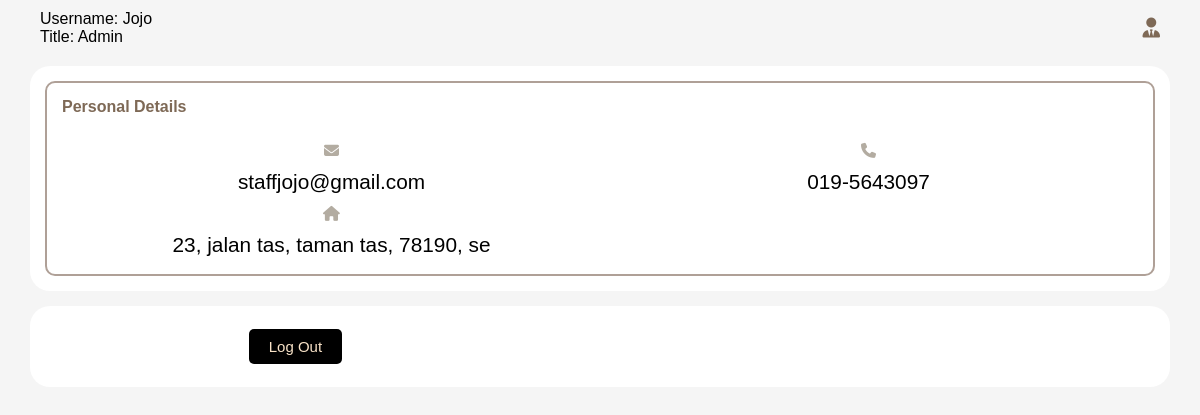
Screenshot of /admin/profile_staff.php (signed in) with the database file from the repository.
### tables this page shows
CREATE TABLE `staffs` (
  `staff_id` int(5) NOT NULL,
  `staff_name` varchar(35) NOT NULL,
  `staff_email` varchar(35) NOT NULL,
  `staff_password` varchar(8) NOT NULL,
  `staff_phone_number` varchar(12) NOT NULL DEFAULT '',
  `staff_address` varchar(35) NOT NULL,
  `staff_status` varchar(5) NOT NULL
);

### admin/profile_staff.php (the view, shortened to what this page needs)
<?php
include '../connection.php';
if (isset($_SESSION['email'])) {
    $staff_email = $_SESSION['email'];
    $sql ="SELECT * FROM staffs WHERE staff_email = ?";
    $stmt = $dbConn ->prepare($sql);
    $stmt->bind_param("s", $staff_email);
    $stmt->execute();
    $result = $stmt-> get_result();
    if($result-> num_rows > 0){
        $row = $result->fetch_assoc();
        $staff_name=$row['staff_name'];
        $staff_phone = $row['staff_phone_number'];
        $staff_address = $row['staff_address'];
        $staff_status = $row['staff_status'];
    }
} else {
    echo "Session variable 'email' is not set.";
}
?>
<html lang="en">
<head>
    <link rel="stylesheet" href="kopi.css">
    <link rel="stylesheet" href="../user/style.css">
    <link rel="stylesheet" href="https://cdnjs.cloudflare.com/ajax/libs/font-awesome/6.5.1/css/all.min.css">
</head>
<body>
    <div class="profile">
        <div class="profile_head">
            <div class="name_title">
                <p>Username: <?php echo $staff_name;?></p>
                <p>Title: <?php echo $staff_status;?></p>
            </div>
            <div class="title">
                <i class="fa-solid fa-user-tie"></i>
            </div>
        </div>
        <div class="profile_details">
            <div class="table_design">
                <div class="personal_info">
                    <h5>Personal Details</h5>
                    <table class="details">
                        <tr>
                            <th><i class="fa-solid fa-envelope"></i></th>
                            <th><i class="fa-solid fa-phone"></i></th>
                        </tr>
                        <tr>
                            <td><?php echo $staff_email;?></td>
                            <td><?php echo $staff_phone;?></td>
                        </tr>
                        <tr>
                            <th><i class="fa-solid fa-house"></i></th>
                        </tr>
                        <tr>
                            <td><?php echo $staff_address;?></td>
                        </tr>
                    </table>
                </div>
            </div>
        </div>
        <div class="profile_details">
            <div class="table_design">
                <div class="personal_info" style="border:none;">
                    <table class="details">
                        <tr>
                            <td><a href="../logout.php">Log Out</a></td>
                        </tr>
                    </table>
                </div>
            </div>
        </div>
    </div>
</body>
</html>

### admin/kopi.css (style rules this page uses)
:root { --main-color: #f8e2c7; --black: #281b12; --bg: #faf1e5; --border: 0.2rem solid rgba(175,160,151); --header: #7e6956; }
html { font-size: 62.5%; overflow-x: hidden; scroll-padding-top: 9rem; scroll-behavior: smooth; }
* { font-family: 'Roboto', sans-serif; margin: 0; padding: 0; box-sizing: border-box; outline: none; border: none; text-decoration: none; }
body { background-color: #f5f5f5; }
.table_design { background-color: white; width: 100%; padding: 7px; border-radius: 10px; }
.table_design th:nth-child(1), .table_design td:nth-child(1) { width: 5%; }
.table_design th:nth-child(2), .table_design td:nth-child(2) { width: 25%; }

### user/style.css (style rules this page uses)
:root { --color1: #281b12; --color2: #f8e2c7; --color3: #9c8b79; --color4: #7e6956; --color5: #afa097; --color6: #89745a; --color7: #faf1e5; --color8: #74746c; --color9: #b3aca1; --black: #000; --white: #fff; }
* { font-family: Arial, Helvetica, sans-serif; margin: 0; padding:0; box-sizing: border-box; outline: none; border:none; text-decoration: none; text-transform: capitalize; transition: .2s linear; }
html { font-size: 62.5%; overflow-x: hidden; scroll-padding-top: 9rem; scroll-behavior: smooth; margin: 0; padding: 0; }

### admin/profile_staff.php (style rules this page uses)
.profile { background-color: #f5f5f5; margin: 0; height: 100%; padding: 0; box-sizing: border-box; }
.profile .profile_head { padding: 10px 40px 20px 40px; display: flex; align-items: center; justify-content: space-between; }
.profile .profile_head .title { display: flex; align-items: center; }
.profile .profile_head .title i { font-size: 2rem; color: #7e6956; }
.profile .profile_head .name_title { font-size: 1.6rem; }
.profile .profile_details td a { text-decoration: none; font-size: 1.5rem; color: #f8e2c7; background-color: var(--black); cursor: pointer; text-align: center; padding: .9rem 2rem; border-radius: .5rem; }
.profile .profile_details { padding-left: 30px; padding-right: 30px; padding-bottom: 15px; }
.profile .profile_details .table_design { padding: 15px; border-radius: 20px; }
.profile .profile_details .personal_info { padding: 15px; border: var(--border); border-radius: 10px; }
.profile .profile_details h5 { font-size: 1.6rem; padding-bottom: 15px; color: var(--header); }
.profile .profile_details .details { font-size: 1.3rem; text-align: left; }
.profile .profile_details .details td { text-transform: none; text-align: center; }
.profile .profile_details .details th { text-align: center; padding: 10px; }
.profile .profile_details .details th i { color: #b3aca1; font-size: 1.5rem; }
.profile .table_design th:nth-child(1), .profile .table_design td:nth-child(1) { width: 20%; }
.profile .table_design th:nth-child(2), .profile .table_design td:nth-child(2) { width: 20%; }

### rows the page displays
staffs: staff_name "Jojo", staff_status "Admin", staff_phone_number "019-5643097", staff_address "23, jalan tas, taman tas, 78190, se"

### other values shown
$staff_email "staffjojo@gmail.com"
